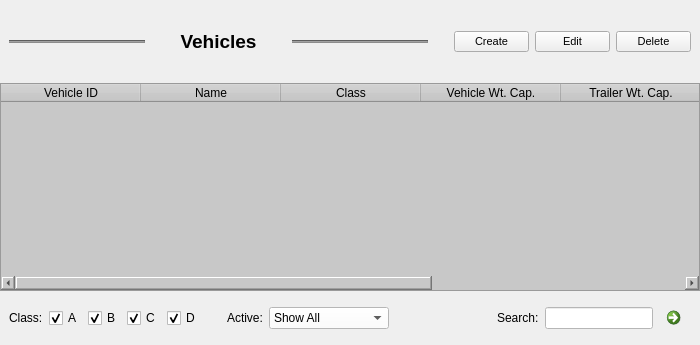
<?xml version="1.0" encoding="UTF-8"?>
<ui version="4.0">
 <class>VehiclesWidget</class>
 <widget class="QWidget" name="VehiclesWidget">
  <property name="geometry">
   <rect>
    <x>0</x>
    <y>0</y>
    <width>700</width>
    <height>345</height>
   </rect>
  </property>
  <property name="windowTitle">
   <string>VehiclesWidget</string>
  </property>
  <layout class="QVBoxLayout" name="verticalLayout">
   <property name="spacing">
    <number>0</number>
   </property>
   <property name="leftMargin">
    <number>0</number>
   </property>
   <property name="topMargin">
    <number>0</number>
   </property>
   <property name="rightMargin">
    <number>0</number>
   </property>
   <property name="bottomMargin">
    <number>0</number>
   </property>
   <item>
    <widget class="QWidget" name="topPanel" native="true">
     <property name="minimumSize">
      <size>
       <width>0</width>
       <height>83</height>
      </size>
     </property>
     <layout class="QHBoxLayout" name="topPanelLayout">
      <item>
       <widget class="Line" name="lline">
        <property name="sizePolicy">
         <sizepolicy hsizetype="Minimum" vsizetype="Fixed">
          <horstretch>0</horstretch>
          <verstretch>0</verstretch>
         </sizepolicy>
        </property>
        <property name="styleSheet">
         <string notr="true">background-color: rgb(140, 140, 140);</string>
        </property>
        <property name="orientation">
         <enum>Qt::Horizontal</enum>
        </property>
       </widget>
      </item>
      <item>
       <widget class="QLabel" name="vehiclesLabel">
        <property name="maximumSize">
         <size>
          <width>180</width>
          <height>16777215</height>
         </size>
        </property>
        <property name="font">
         <font>
          <family>Segoe UI</family>
          <pointsize>14</pointsize>
          <weight>75</weight>
          <bold>true</bold>
         </font>
        </property>
        <property name="styleSheet">
         <string notr="true">color:rgb(0, 0, 0);</string>
        </property>
        <property name="text">
         <string>Vehicles</string>
        </property>
        <property name="alignment">
         <set>Qt::AlignCenter</set>
        </property>
       </widget>
      </item>
      <item>
       <widget class="Line" name="rline">
        <property name="sizePolicy">
         <sizepolicy hsizetype="Minimum" vsizetype="Fixed">
          <horstretch>0</horstretch>
          <verstretch>0</verstretch>
         </sizepolicy>
        </property>
        <property name="styleSheet">
         <string notr="true">background-color: rgb(140, 140, 140);</string>
        </property>
        <property name="frameShadow">
         <enum>QFrame::Sunken</enum>
        </property>
        <property name="orientation">
         <enum>Qt::Horizontal</enum>
        </property>
       </widget>
      </item>
      <item>
       <spacer name="hspacer1">
        <property name="orientation">
         <enum>Qt::Horizontal</enum>
        </property>
        <property name="sizeType">
         <enum>QSizePolicy::Fixed</enum>
        </property>
        <property name="sizeHint" stdset="0">
         <size>
          <width>20</width>
          <height>20</height>
         </size>
        </property>
       </spacer>
      </item>
      <item>
       <widget class="QPushButton" name="createButton">
        <property name="maximumSize">
         <size>
          <width>75</width>
          <height>16777215</height>
         </size>
        </property>
        <property name="font">
         <font>
          <family>Segoe UI</family>
          <pointsize>8</pointsize>
         </font>
        </property>
        <property name="toolTip">
         <string>Add a new vehicle</string>
        </property>
        <property name="styleSheet">
         <string notr="true">color:rgb(0, 0, 0);</string>
        </property>
        <property name="text">
         <string>Create</string>
        </property>
        <property name="icon">
         <iconset>
          <normaloff>D:/jacbo/Downloads/create.png</normaloff>D:/jacbo/Downloads/create.png</iconset>
        </property>
       </widget>
      </item>
      <item>
       <widget class="QPushButton" name="editButton">
        <property name="maximumSize">
         <size>
          <width>75</width>
          <height>16777215</height>
         </size>
        </property>
        <property name="font">
         <font>
          <family>Segoe UI</family>
          <pointsize>8</pointsize>
         </font>
        </property>
        <property name="toolTip">
         <string>Edit selected row</string>
        </property>
        <property name="styleSheet">
         <string notr="true">color:rgb(0, 0, 0);</string>
        </property>
        <property name="text">
         <string>Edit</string>
        </property>
        <property name="icon">
         <iconset>
          <normaloff>D:/jacbo/Downloads/edit.png</normaloff>D:/jacbo/Downloads/edit.png</iconset>
        </property>
       </widget>
      </item>
      <item>
       <widget class="QPushButton" name="delButton">
        <property name="maximumSize">
         <size>
          <width>75</width>
          <height>16777215</height>
         </size>
        </property>
        <property name="font">
         <font>
          <family>Segoe UI</family>
          <pointsize>8</pointsize>
         </font>
        </property>
        <property name="toolTip">
         <string>Delete selected row</string>
        </property>
        <property name="styleSheet">
         <string notr="true">color:rgb(0, 0, 0);</string>
        </property>
        <property name="text">
         <string>Delete</string>
        </property>
        <property name="icon">
         <iconset>
          <normaloff>D:/jacbo/Downloads/delete.png</normaloff>D:/jacbo/Downloads/delete.png</iconset>
        </property>
       </widget>
      </item>
     </layout>
    </widget>
   </item>
   <item>
    <widget class="QTableWidget" name="vehiclesTable">
     <property name="styleSheet">
      <string notr="true">background-color: rgb(200, 200, 200);</string>
     </property>
     <property name="selectionBehavior">
      <enum>QAbstractItemView::SelectRows</enum>
     </property>
     <property name="verticalScrollMode">
      <enum>QAbstractItemView::ScrollPerPixel</enum>
     </property>
     <property name="horizontalScrollMode">
      <enum>QAbstractItemView::ScrollPerPixel</enum>
     </property>
     <property name="sortingEnabled">
      <bool>true</bool>
     </property>
     <property name="cornerButtonEnabled">
      <bool>false</bool>
     </property>
     <attribute name="horizontalHeaderDefaultSectionSize">
      <number>140</number>
     </attribute>
     <attribute name="horizontalHeaderStretchLastSection">
      <bool>true</bool>
     </attribute>
     <attribute name="verticalHeaderDefaultSectionSize">
      <number>32</number>
     </attribute>
     <column>
      <property name="text">
       <string>Vehicle ID</string>
      </property>
     </column>
     <column>
      <property name="text">
       <string>Name</string>
      </property>
     </column>
     <column>
      <property name="text">
       <string>Class</string>
      </property>
     </column>
     <column>
      <property name="text">
       <string>Vehicle Wt. Cap.</string>
      </property>
     </column>
     <column>
      <property name="text">
       <string>Trailer Wt. Cap.</string>
      </property>
     </column>
     <column>
      <property name="text">
       <string>Total Surface Area</string>
      </property>
     </column>
     <column>
      <property name="text">
       <string>Active</string>
      </property>
     </column>
     <column>
      <property name="text">
       <string>Notes</string>
      </property>
     </column>
    </widget>
   </item>
   <item>
    <widget class="QWidget" name="bottomPanel" native="true">
     <layout class="QHBoxLayout" name="bottomPanelLayout">
      <item alignment="Qt::AlignVCenter">
       <widget class="QLabel" name="classLabel">
        <property name="font">
         <font>
          <family>Segoe UI</family>
         </font>
        </property>
        <property name="toolTip">
         <string>Search by class</string>
        </property>
        <property name="text">
         <string>Class:</string>
        </property>
       </widget>
      </item>
      <item>
       <widget class="QCheckBox" name="aBox">
        <property name="font">
         <font>
          <family>Segoe UI</family>
         </font>
        </property>
        <property name="toolTip">
         <string>Include class A vehicles</string>
        </property>
        <property name="text">
         <string>A</string>
        </property>
        <property name="checked">
         <bool>true</bool>
        </property>
       </widget>
      </item>
      <item>
       <widget class="QCheckBox" name="bBox">
        <property name="font">
         <font>
          <family>Segoe UI</family>
         </font>
        </property>
        <property name="toolTip">
         <string>Include class B vehicles</string>
        </property>
        <property name="text">
         <string>B</string>
        </property>
        <property name="checked">
         <bool>true</bool>
        </property>
       </widget>
      </item>
      <item>
       <widget class="QCheckBox" name="cBox">
        <property name="font">
         <font>
          <family>Segoe UI</family>
         </font>
        </property>
        <property name="toolTip">
         <string>Include class C vehicles</string>
        </property>
        <property name="text">
         <string>C</string>
        </property>
        <property name="checked">
         <bool>true</bool>
        </property>
       </widget>
      </item>
      <item>
       <widget class="QCheckBox" name="dBox">
        <property name="font">
         <font>
          <family>Segoe UI</family>
         </font>
        </property>
        <property name="toolTip">
         <string>Include class D vehicles</string>
        </property>
        <property name="text">
         <string>D</string>
        </property>
        <property name="checked">
         <bool>true</bool>
        </property>
       </widget>
      </item>
      <item>
       <spacer name="hspacer2">
        <property name="orientation">
         <enum>Qt::Horizontal</enum>
        </property>
        <property name="sizeType">
         <enum>QSizePolicy::Fixed</enum>
        </property>
        <property name="sizeHint" stdset="0">
         <size>
          <width>20</width>
          <height>20</height>
         </size>
        </property>
       </spacer>
      </item>
      <item alignment="Qt::AlignVCenter">
       <widget class="QLabel" name="activeLabel">
        <property name="font">
         <font>
          <family>Segoe UI</family>
         </font>
        </property>
        <property name="text">
         <string>Active:</string>
        </property>
       </widget>
      </item>
      <item>
       <widget class="QComboBox" name="activeSearch">
        <property name="minimumSize">
         <size>
          <width>120</width>
          <height>0</height>
         </size>
        </property>
        <property name="font">
         <font>
          <family>Segoe UI</family>
         </font>
        </property>
        <property name="toolTip">
         <string>Search by status</string>
        </property>
        <property name="styleSheet">
         <string notr="true">background-color: rgb(255, 255, 255);</string>
        </property>
        <item>
         <property name="text">
          <string>Show All</string>
         </property>
        </item>
        <item>
         <property name="text">
          <string>Active</string>
         </property>
        </item>
        <item>
         <property name="text">
          <string>Inactive</string>
         </property>
        </item>
       </widget>
      </item>
      <item>
       <spacer name="hspacer3">
        <property name="orientation">
         <enum>Qt::Horizontal</enum>
        </property>
        <property name="sizeHint" stdset="0">
         <size>
          <width>40</width>
          <height>20</height>
         </size>
        </property>
       </spacer>
      </item>
      <item alignment="Qt::AlignVCenter">
       <widget class="QLabel" name="searchLabel">
        <property name="font">
         <font>
          <family>Segoe UI</family>
         </font>
        </property>
        <property name="text">
         <string>Search:</string>
        </property>
       </widget>
      </item>
      <item>
       <widget class="QLineEdit" name="searchBox">
        <property name="font">
         <font>
          <family>Segoe UI</family>
          <italic>true</italic>
         </font>
        </property>
        <property name="toolTip">
         <string>Search name</string>
        </property>
        <property name="styleSheet">
         <string notr="true">background-color: rgb(255, 255, 255);</string>
        </property>
       </widget>
      </item>
      <item alignment="Qt::AlignVCenter">
       <widget class="QCommandLinkButton" name="searchButton">
        <property name="maximumSize">
         <size>
          <width>32</width>
          <height>16777215</height>
         </size>
        </property>
        <property name="toolTip">
         <string>Go</string>
        </property>
        <property name="styleSheet">
         <string notr="true"/>
        </property>
       </widget>
      </item>
     </layout>
    </widget>
   </item>
  </layout>
 </widget>
 <resources/>
 <connections/>
</ui>
